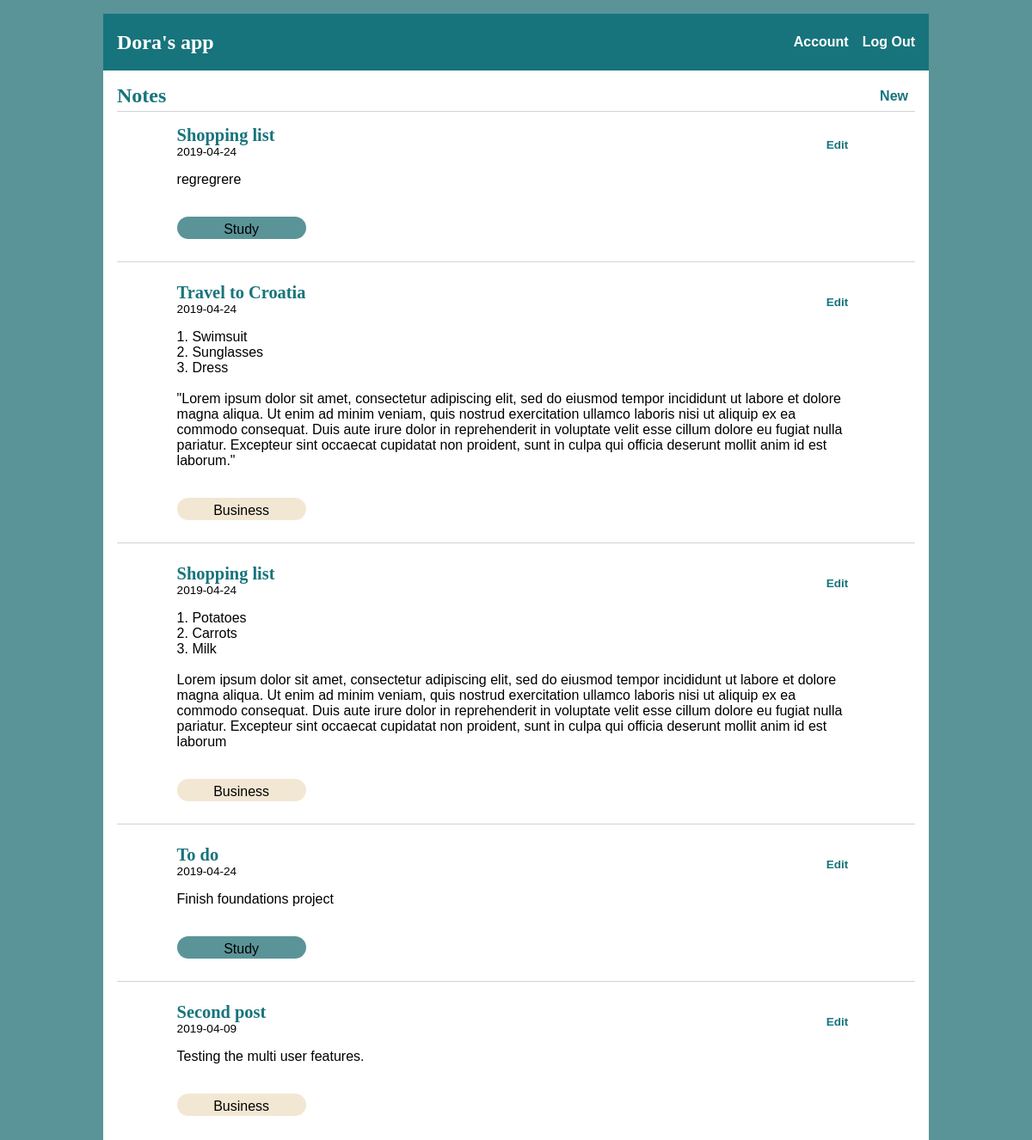
The app's page / (signed in) with its own data.
### tables this page shows
CREATE TABLE "post" (
	"id"	INTEGER PRIMARY KEY AUTOINCREMENT,
	"author_id"	INTEGER NOT NULL,
	"created"	TIMESTAMP NOT NULL DEFAULT CURRENT_TIMESTAMP,
	"title"	TEXT NOT NULL,
	"body"	TEXT NOT NULL,
	"category_id"	INTEGER,
	FOREIGN KEY("author_id") REFERENCES "user"("id") ON DELETE CASCADE,
	FOREIGN KEY("category_id") REFERENCES "category"("id") ON DELETE RESTRICT
);

CREATE TABLE category (
  id INTEGER PRIMARY KEY AUTOINCREMENT,
  title TEXT NOT NULL,
  color TEXT NOT NULL
);

### flaskr/blog.py (the view)
@bp.route('/')
@login_required
def index():
    db = get_db()
    posts = db.execute(
        'SELECT p.id, p.title AS p_title, p.body, p.created, p.author_id, u.username, p.category_id, c.title AS c_title, c.color '
        ' FROM post p '
        ' JOIN user u ON p.author_id = u.id'
        ' JOIN category c ON p.category_id = c.id'
        ' WHERE username="{}"'
        ' ORDER BY p.created DESC'.format(session['username'])
    ).fetchall()
    return render_template('blog/index.html', posts=posts)

### flaskr/auth.py (called while the page is built)
@bp.before_app_request
def load_logged_in_user():
    user_id = session.get('user_id')
    if user_id is None:
        g.user = None
    else:
        g.user = get_db().execute(
            'SELECT * FROM user WHERE id = ?', (user_id,)
        ).fetchone()

def login_required(view):
    @functools.wraps(view)
    def wrapped_view(**kwargs):
        if g.user is None:
            return redirect(url_for('auth.login'))
        return view(**kwargs)
    return wrapped_view

### flaskr/db.py (called while the page is built)
def get_db():
    if 'db' not in g:
        g.db = sqlite3.connect(
            current_app.config['DATABASE'],
            detect_types=sqlite3.PARSE_DECLTYPES
        )
        g.db.row_factory = sqlite3.Row
        g.db.execute('PRAGMA foreign_keys=on')
    return g.db

### flaskr/templates/blog/index.html
{% extends 'base.html' %}
{% block header %}
  <h1>{% block title %}Notes{% endblock %}</h1>
  {% if g.user %}
    <a class="action" href="{{ url_for('blog.create') }}">New</a>
  {% endif %}
{% endblock %}
{% block content %}
  {% for post in posts %}
    <article class="post">
      <header>
        <div>
          <h1>{{ post['p_title'] }}</h1>
          <div class="about">{{ post['created'].strftime('%Y-%m-%d') }}</div>
        </div>
        {% if g.user['id'] == post['author_id'] %}
          <a class="action" href="{{ url_for('blog.update', id=post['id']) }}">Edit</a>
        {% endif %}
      </header>
      <p class="body">{{ post['body'] }}</p>
      <br>
     <div class="category" style="background-color:{{post['color']}}"> {{ post['c_title'] }}</div>
     <br>
    </article>
    {% if not loop.last %}
      <hr>
    {% endif %}
  {% endfor %}
{% endblock %}

### flaskr/static/style.css (style rules this page uses)
h1 { font-family: serif; color: #17747C; margin: 1rem 0; }
a { color: #FFF; font-weight:bold; text-decoration:none; }
hr { border: none; border-top: 1px solid lightgray; }
nav ul li a, nav ul li span, header .action { display: block; padding: 0.5rem; }
.category { width: 150px; height: 20px; text-align: center; vertical-align: middle; padding-top:6px; border-radius: 15px; color:black; }
.content > header h1 { flex: auto; margin: 1rem 0 0.25rem 0; }
.post { width: 85%; margin:0 auto; }
.post > header { display: flex; align-items: flex-end; font-size: 0.85em; }
.post > header > div:first-of-type { flex: auto; }
.post > header h1 { font-size: 1.5em; margin-bottom: 0; }
.post .body { white-space: pre-line; }
.action { color:#17747C;; }

### records on screen
post: p_title "Shopping list", created "2019-04-24", body "regregrere", c_title "Study"
post: p_title "Travel to Croatia", created "2019-04-24", body "1. Swimsuit 2. Sunglasses 3. Dress \"Lorem ipsum dolor sit amet, consectetur adipiscing elit, sed do eiusmod tempor incididunt ut labore et dolore magna aliqua. Ut enim ad minim veniam, quis nostrud exercitation ullamco laboris nisi ut aliquip ex ea commodo consequat. Duis aute irure dolor in reprehenderit in voluptate velit esse cillum dolore eu fugiat nulla pariatur. Excepteur sint occaecat cupidatat non proident, sunt in culpa qui officia deserunt mollit anim id est laborum.\"", c_title "Business"
post: p_title "Shopping list", created "2019-04-24", body "1. Potatoes 2. Carrots 3. Milk Lorem ipsum dolor sit amet, consectetur adipiscing elit, sed do eiusmod tempor incididunt ut labore et dolore magna aliqua. Ut enim ad minim veniam, quis nostrud exercitation ullamco laboris nisi ut aliquip ex ea commodo consequat. Duis aute irure dolor in reprehenderit in voluptate velit esse cillum dolore eu fugiat nulla pariatur. Excepteur sint occaecat cupidatat non proident, sunt in culpa qui officia deserunt mollit anim id est laborum", c_title "Business"
post: p_title "To do", created "2019-04-24", body "Finish foundations project", c_title "Study"
post: p_title "Second post", created "2019-04-09", body "Testing the multi user features.", c_title "Business"
